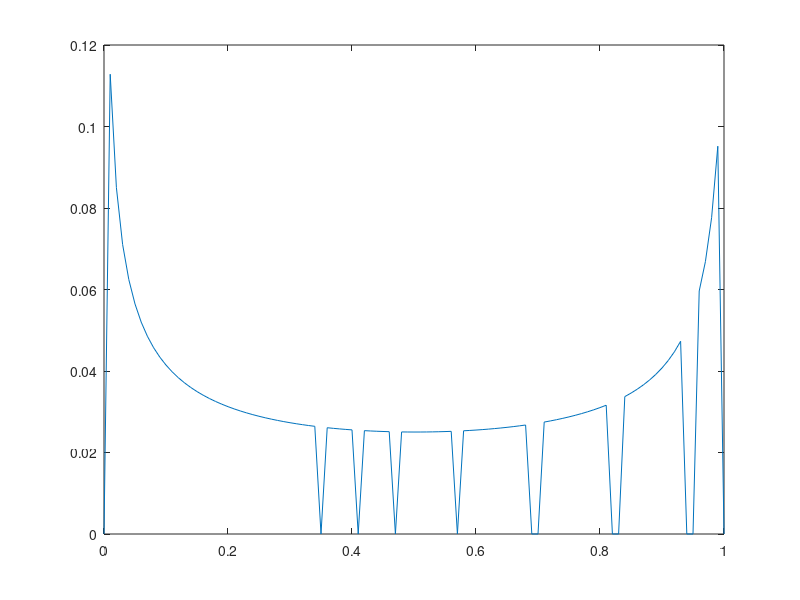

The MATLAB source for this figure:
%% test:

e = 0: 0.01 : 1;

test = zeros(size( e ));
% Work using betaln
for i = 1 : length( e )
   
    b = 1000;
    q_fun = e(i)*b;
    
    a = q_fun - 2;
    % c is equivalent to 1 -  epsilon
    c = q_fun / b;
    
    test(i) = binopdf( a,b,c );
    
    
end

plot(e, test)